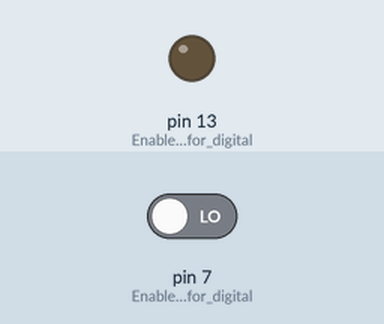
Bench run of a sketch on a simulated Arduino Uno, built with avr-gcc and run on an emulated ATmega328P. Shown: output pins drawn as LEDs (lit = HIGH). Inputs (shaded band) come from the test bench; at power-on: pin 7 (Enable_pin__2_for_digital) LOW.

Above: at 1.2 s.
1.3 s: pin 7 (Enable_pin__2_for_digital) driven HIGH
At 1.6 s:
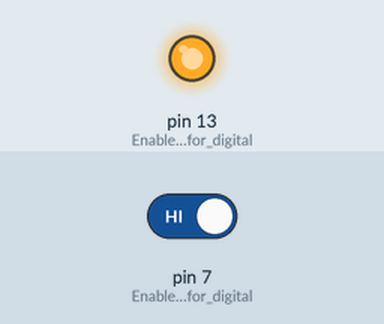
2.8 s: pin 7 (Enable_pin__2_for_digital) driven LOW
At 4.0 s:
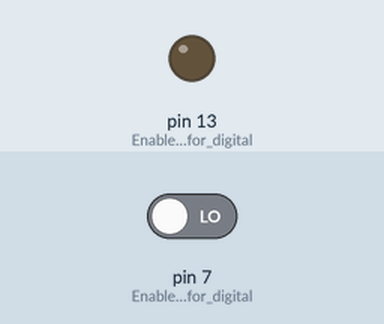
Timing chart, 0 to 5.8 s (numbered marks = the images above; inputs shaded):
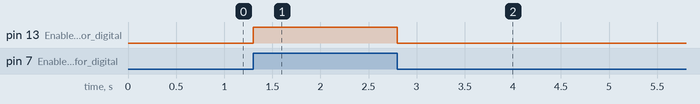

The sketch:

Bilnk-Switch-01-joaocosta.ino
```cpp
#define LED_PIN 13
#define BUT_PIN  7
 //Fazer o LED acompanhar o estado do botão

void setup () {
    pinMode(13, OUTPUT);       // Enable pin 13 for digital output
    pinMode(7, INPUT);        // Enable pin  2 for digital input
}

void loop () {
    int but = digitalRead(7); // Read button state
    digitalWrite(13, but);     // Copy state to LED
}
```

Measured:
- after the input at 1.3 s, pin 13 (Enable_pin_13_for_digital): LOW → HIGH at once
- after the input at 2.8 s, pin 13 (Enable_pin_13_for_digital): HIGH → LOW at once
